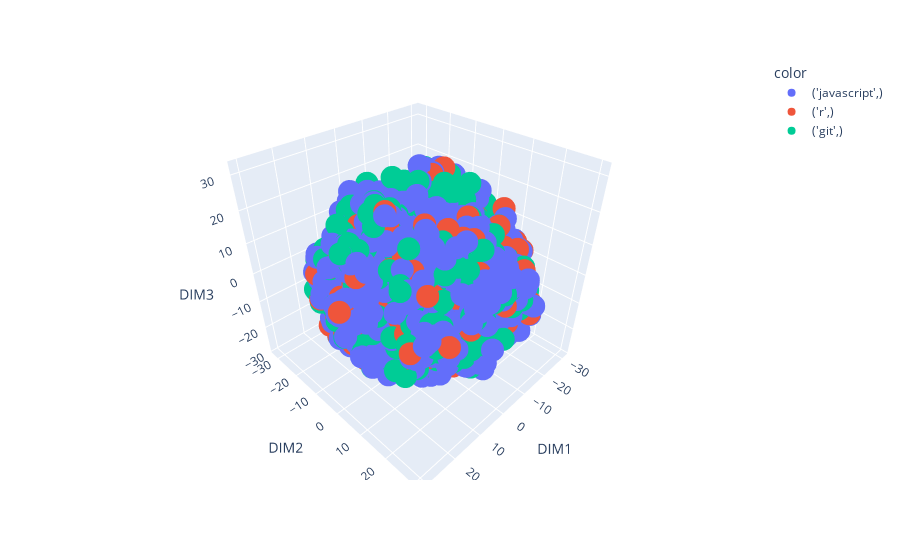

The code cell stored with this chart in its notebook:
### Code cell
import plotly.express as px
# Plot
fig = px.scatter_3d(
    X_tsne.loc[some_tags_idx], 
    x='DIM1', y='DIM2', z='DIM3',
    color=train_df['Best_Tags'].loc[some_tags_idx]
)
fig.show()

### Figure 1 — Plotly figure (JSON) as saved in the notebook; plotly's stock layout.template omitted (floating-point values rounded to 4 significant figures; data arrays with more than 128 entries replaced by an {"elided": "..."} marker saying what was removed)
{"data": [{"hovertemplate": "color=('javascript',)<br>DIM1=%{x}<br>DIM2=%{y}<br>DIM3=%{z}<extra></extra>", "legendgroup": "('javascript',)", "marker": {"color": "#636efa", "symbol": "circle"}, "mode": "markers", "name": "('javascript',)", "scene": "scene", "showlegend": true, "type": "scatter3d", "x": {"elided": "2032 float values"}, "y": {"elided": "2032 float values"}, "z": {"elided": "2032 float values"}}, {"hovertemplate": "color=('r',)<br>DIM1=%{x}<br>DIM2=%{y}<br>DIM3=%{z}<extra></extra>", "legendgroup": "('r',)", "marker": {"color": "#EF553B", "symbol": "circle"}, "mode": "markers", "name": "('r',)", "scene": "scene", "showlegend": true, "type": "scatter3d", "x": {"elided": "564 float values"}, "y": {"elided": "564 float values"}, "z": {"elided": "564 float values"}}, {"hovertemplate": "color=('git',)<br>DIM1=%{x}<br>DIM2=%{y}<br>DIM3=%{z}<extra></extra>", "legendgroup": "('git',)", "marker": {"color": "#00cc96", "symbol": "circle"}, "mode": "markers", "name": "('git',)", "scene": "scene", "showlegend": true, "type": "scatter3d", "x": {"elided": "975 float values"}, "y": {"elided": "975 float values"}, "z": {"elided": "975 float values"}}], "layout": {"legend": {"title": {"text": "color"}, "tracegroupgap": 0}, "margin": {"t": 60}, "scene": {"domain": {"x": [0, 1], "y": [0, 1]}, "xaxis": {"title": {"text": "DIM1"}}, "yaxis": {"title": {"text": "DIM2"}}, "zaxis": {"title": {"text": "DIM3"}}}}}
